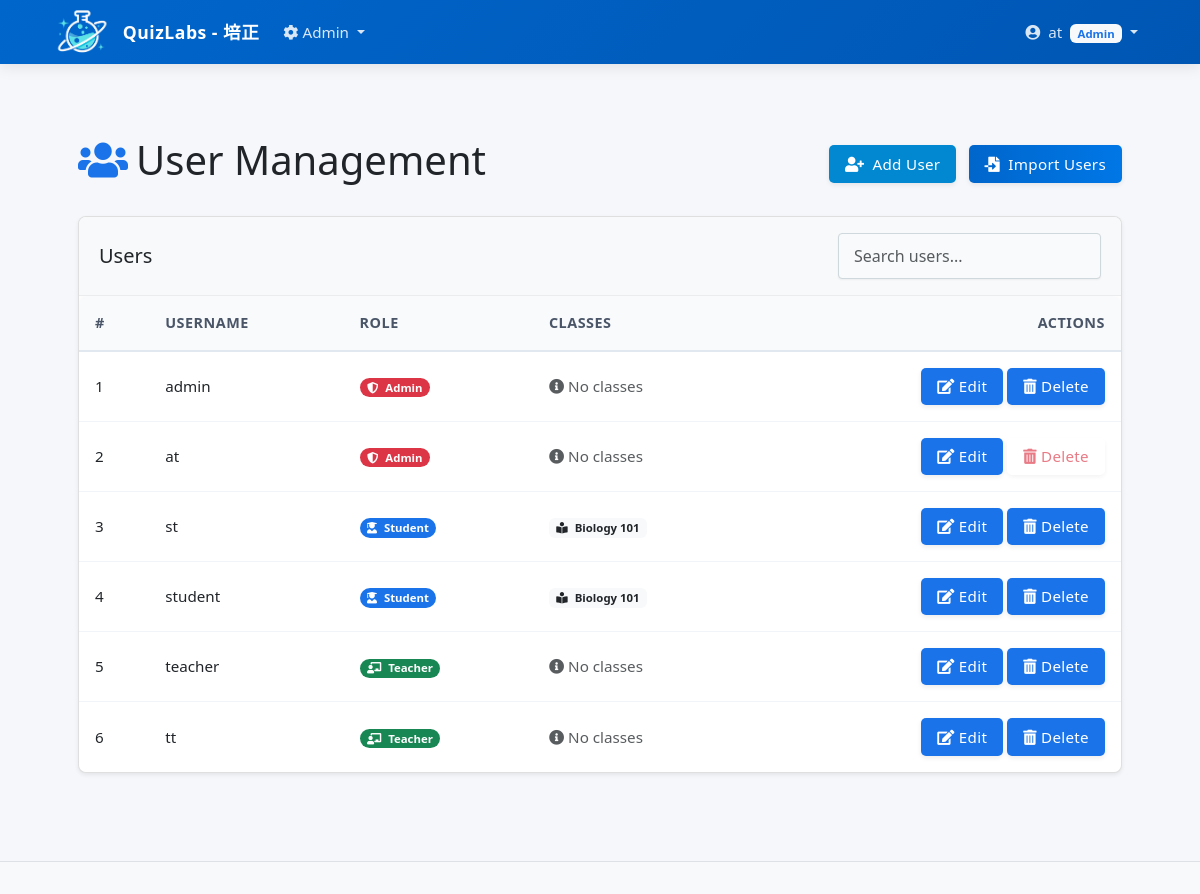
The app's page /admin/users/index.php (signed in), older data.
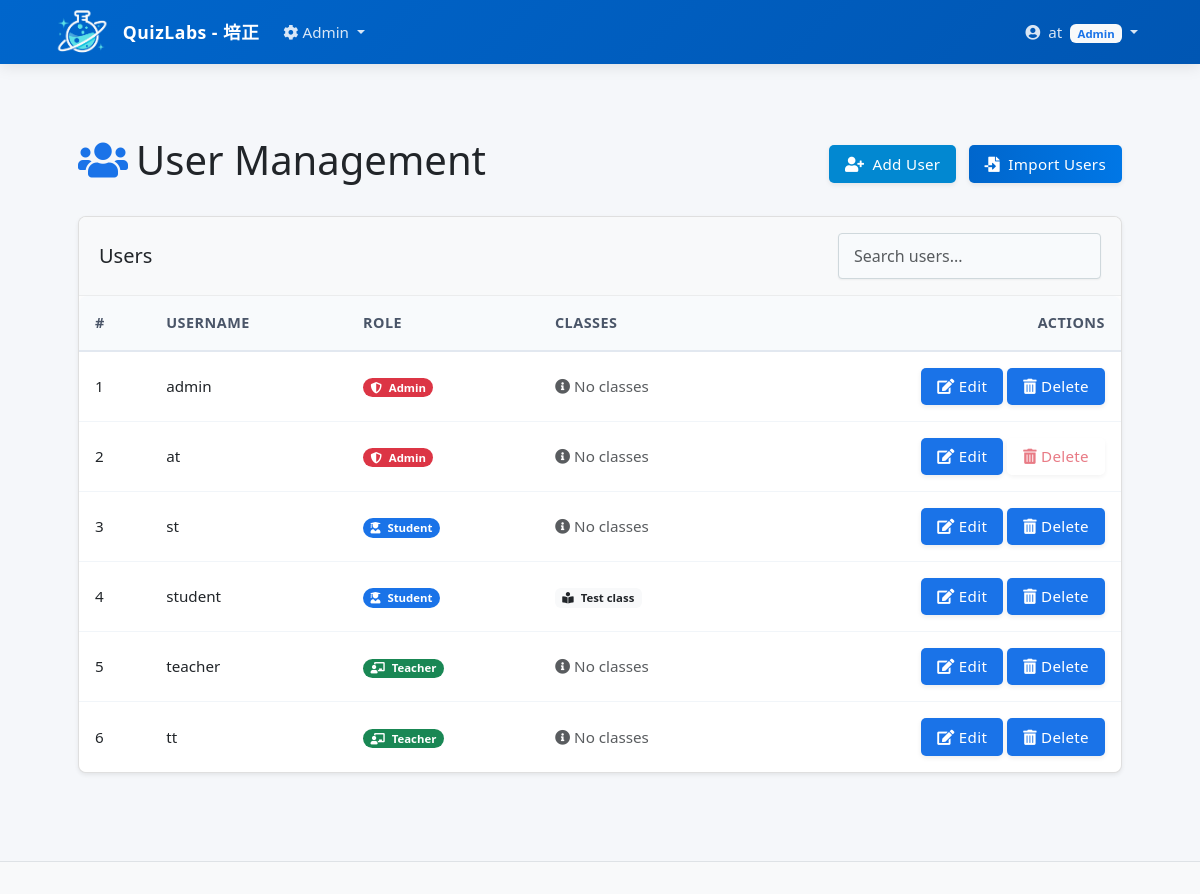
The same page, newer data.
### tables this page shows
CREATE TABLE users (
    id INTEGER PRIMARY KEY AUTOINCREMENT,
    username TEXT NOT NULL UNIQUE,
    password TEXT NOT NULL,
    role TEXT NOT NULL CHECK (role IN ('admin', 'teacher', 'student')),
    name TEXT,
    email TEXT,
    created_at TIMESTAMP DEFAULT CURRENT_TIMESTAMP
, hash_id TEXT);

### lib/database/db.php (called while the page is built, shortened)
<?php
class Database {
    private $conn;
    public function __construct() {
        try {
            $dir = dirname(DB_FILE);
            $this->conn = new PDO("sqlite:" . DB_FILE);
            $this->conn->setAttribute(PDO::ATTR_ERRMODE, PDO::ERRMODE_EXCEPTION);
            $this->conn->exec('PRAGMA foreign_keys = ON');
            $this->conn->exec('
                CREATE TABLE IF NOT EXISTS settings (
                    id INTEGER PRIMARY KEY AUTOINCREMENT,
                    key TEXT UNIQUE NOT NULL,
                    value TEXT,
                    updated_by INTEGER,
                    updated_at TIMESTAMP DEFAULT CURRENT_TIMESTAMP,
                    FOREIGN KEY (updated_by) REFERENCES users(id)
                )
            ');
            $settingsCount = $this->single("SELECT COUNT(*) as count FROM settings", []);
            $this->query("INSERT OR IGNORE INTO settings (key, value) VALUES (?, ?)", ['quick_login_enabled', '1']);
        } catch(PDOException $e) {
            die("Connection failed: " . $e->getMessage());
        }
    }
    public function query($sql, $params = []) {
        try {
            $stmt = $this->conn->prepare($sql);
            $stmt->execute($params);
            return $stmt;
        } catch(PDOException $e) {
            die("Query failed: " . $e->getMessage());
        }
    }
    public function single($sql, $params = []) {
        $stmt = $this->query($sql, $params);
        return $stmt->fetch(PDO::FETCH_ASSOC);
    }
    public function resultSet($sql, $params = []) {
        $stmt = $this->query($sql, $params);
        return $stmt->fetchAll(PDO::FETCH_ASSOC);
    }
}

### admin/users/index.php (the view, shortened to what the changed rows need)
<?php
$db = new Database();
$users = $db->resultSet("
    SELECT u.id, u.username, u.role, u.created_at,
           GROUP_CONCAT(DISTINCT c.name) as classes
    FROM users u
    LEFT JOIN class_enrollments ce ON u.id = ce.user_id
    LEFT JOIN classes c ON ce.class_id = c.id
    GROUP BY u.id
    ORDER BY u.username
");
$pageTitle = "User Management";
include_once INCLUDES_PATH . '/header.php';
?>
<div class="container py-4">
    <div class="d-flex justify-content-between align-items-center mb-4">
        <h1><i class="fas fa-users text-primary me-2"></i><?php echo $pageTitle; ?></h1>
    </div>
    <div class="card shadow-sm">
        <div class="card-body p-0">
            <div class="table-responsive">
                <table class="table table-hover mb-0" id="usersTable">
                    <thead class="table-light">
                        <tr>
                            <th scope="col">#</th>
                            <th scope="col">Username</th>
                            <th scope="col">Role</th>
                            <th scope="col">Classes</th>
                            <th scope="col" class="text-end">Actions</th>
                        </tr>
                    </thead>
                    <tbody>
                        <?php if (count($users) > 0): ?>
                            <?php foreach ($users as $index => $user): ?>
                                <tr>
                                    <td><?php echo $index + 1; ?></td>
                                    <td><?php echo htmlspecialchars($user['username']); ?></td>
                                    <td>
                                        <span class="badge rounded-pill bg-<?php
                                            echo $user['role'] === 'admin' ? 'danger' :
                                                ($user['role'] === 'teacher' ? 'success' : 'primary');
                                        ?>">
                                            <i class="fas fa-<?php
                                                echo $user['role'] === 'admin' ? 'shield-alt' :
                                                    ($user['role'] === 'teacher' ? 'chalkboard-teacher' : 'user-graduate');
                                            ?> me-1"></i>
                                            <?php echo ucfirst(htmlspecialchars($user['role'])); ?>
                                        </span>
                                    </td>
                                    <td>
                                        <?php if ($user['classes']): ?>
                                            <?php foreach (explode(',', $user['classes']) as $class): ?>
                                                <span class="badge bg-light text-dark me-1">
                                                    <i class="fas fa-book-reader me-1"></i>
                                                    <?php echo htmlspecialchars($class); ?>
                                                </span>
                                            <?php endforeach; ?>
                                        <?php else: ?>
                                            <span class="text-muted">
                                                <i class="fas fa-info-circle me-1"></i>No classes
                                            </span>
                                        <?php endif; ?>
                                    </td>
                                    <td class="text-end">
                                        <a href="edit_user.php?id=<?php echo $user['id']; ?>" class="btn btn-sm btn-outline-primary">
                                            <i class="fas fa-edit"></i> Edit
                                        </a>
                                        <?php if ($user['id'] != $_SESSION['user_id']): ?>
                                            <button type="button" class="btn btn-sm btn-outline-danger"
                                                    onclick="confirmDelete(<?php echo $user['id']; ?>, '<?php echo htmlspecialchars($user['username']); ?>')">
                                                <i class="fas fa-trash-alt"></i> Delete
                                            </button>
                                        <?php else: ?>
                                            <button type="button" class="btn btn-sm btn-outline-danger" disabled>
                                                <i class="fas fa-trash-alt"></i> Delete
                                            </button>
                                        <?php endif; ?>
                                    </td>
                                </tr>
                            <?php endforeach; ?>
                        <?php endif; ?>
                    </tbody>
                </table>
            </div>
        </div>
    </div>
</div>
<?php include_once INCLUDES_PATH . '/footer.php'; ?>

Row changes from the older to the newer data that the page shows:
changed users "st": now shows "No classes"
changed users "student": class "Biology 101" → "Test class"
